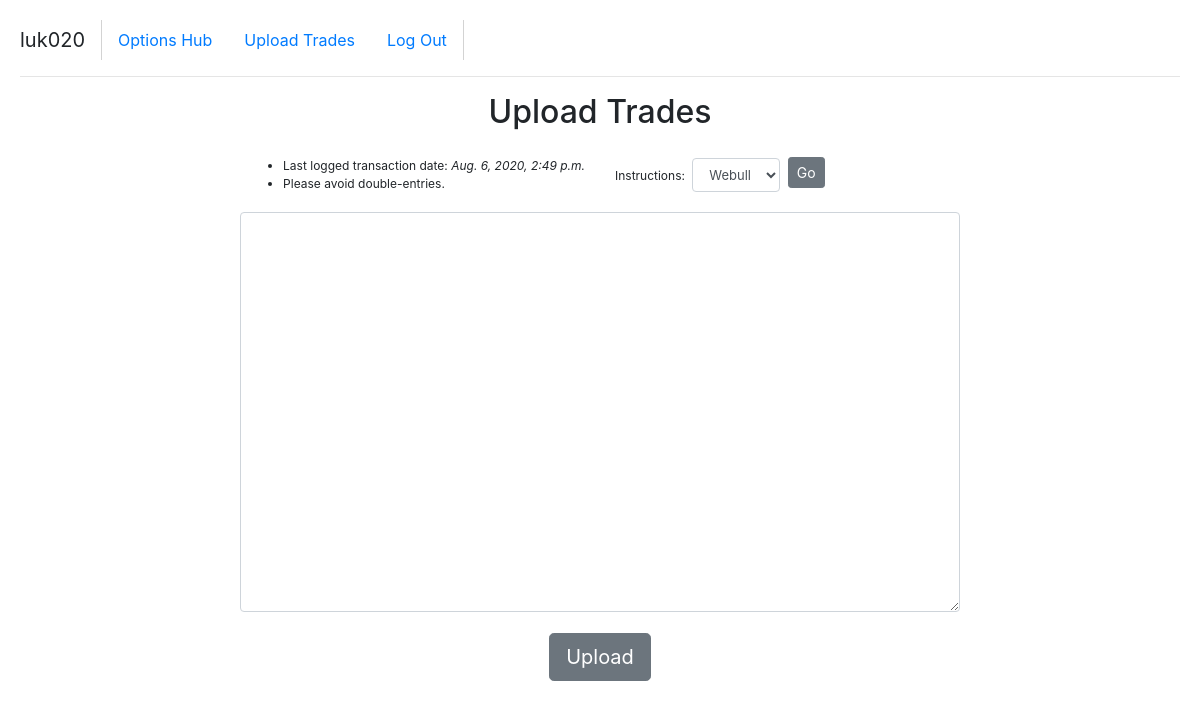
The app's page /log/upload (signed in), older data.
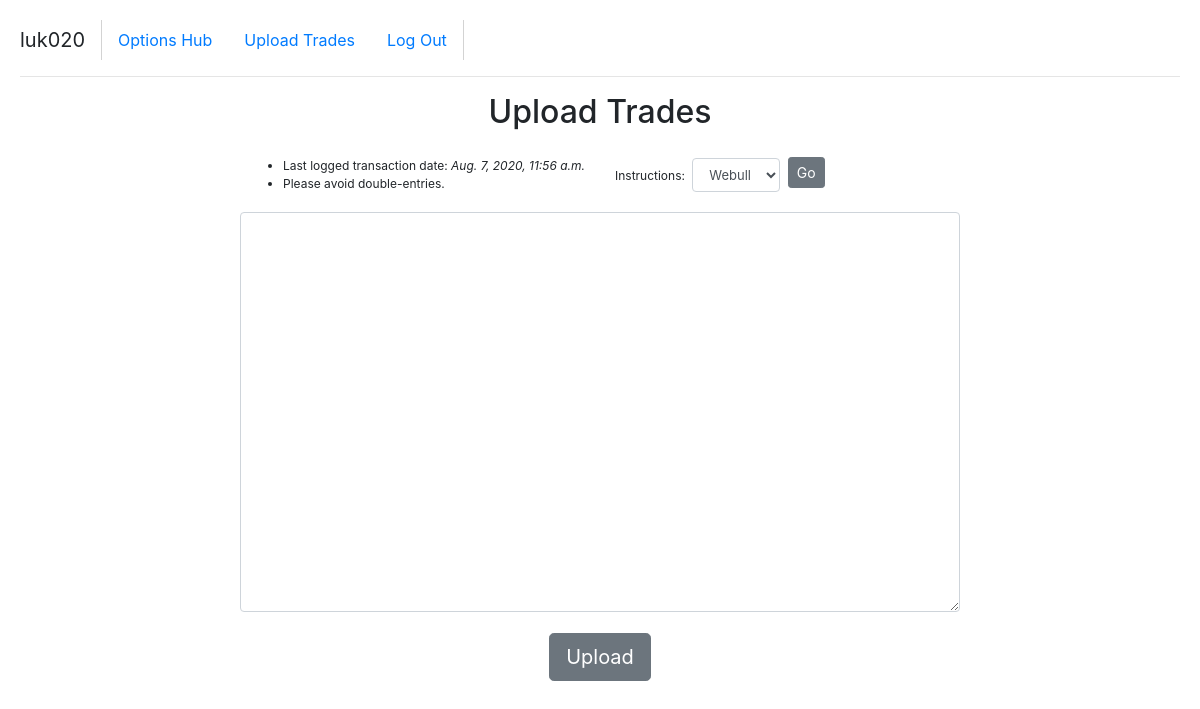
The same page, newer data.
### log/models.py (models this page shows, shortened)
class User(AbstractUser):
    pass

class Transaction(models.Model):
    user = models.ForeignKey("User", on_delete=models.CASCADE, related_name="trades_u")
    contract = models.ForeignKey("Contract", on_delete=models.CASCADE, related_name="trades_c")
    side = models.CharField(max_length=4)
    qty = models.SmallIntegerField()
    avg = models.DecimalField(max_digits=8, decimal_places=3)
    total = models.DecimalField(max_digits=8, decimal_places=2)
    timestamp = models.DateTimeField()

### log/views.py (the view)
# urls.py: path("upload", views.upload, name="upload"),
@login_required(login_url='/log/login')
def upload(request):
    print("checkpoint 0")
    user = request.user
    last = Transaction.objects.filter(user=user).order_by('-timestamp').first()
    if not last:
        last = "No transactions uploaded."
    if request.method == "POST":
        counter = webull_uploader(request.POST['trades'], user)
        print("checkpoint 7")
        return render(request, "log/upload.html", {
            "message": f"Number of trades uploaded: {counter}."
        })
    return render(request, 'log/upload.html', {
        "last": last
    })

### log/templates/log/upload.html (shortened to what this page needs)
{% extends "log/layout.html" %}
{% block body %}
    <h2>Upload Trades</h2>
    <br>
    <div class="row">
        <div class="col" style="text-align: right;">
            <ul style="display: inline-block; text-align: left;">
                <li>Last logged transaction date: <i>{{ last.timestamp }}</i></li>
                <li>Please avoid double-entries.</li>
            </ul>
        </div>
        <div class="col" style="text-align: left;">
            <form class="form" id="query-form" action="{% url 'instructions' %}" method="post">
                <div class="form-group">
                    <label>Instructions: </label>
                    <select class="form-control ml-1" name="broker">
                        <option value="webull">Webull</option>
                    </select>
                    <input class="btn btn-secondary btn-sm ml-1 mb-2" type="submit" value="Go">
                </div>
            </form>
        </div>
    </div>
    <form action="{% url 'upload' %}" method="post">
        <div class="form-group">
            <textarea class="form-control" name="trades" id="trades" required>{{ prefill }}</textarea>
        </div>
        <input class="btn btn-secondary btn-lg" type="submit" value="Upload">
    </form>
{% endblock %}

### log/templates/log/layout.html (shortened to what this page needs)
{% load static %}
<!DOCTYPE html>
<html lang="en">
    <head>
        <link rel="stylesheet" href="https://stackpath.bootstrapcdn.com/bootstrap/4.4.1/css/bootstrap.min.css">
        <link href="{% static 'log/styles.css' %}" rel="stylesheet">
    </head>
    <body>
        <ul class="nav">
            {% if user.is_authenticated %}
                <li class="nav-item">
                    <span class="navbar-brand">{{ user.username }}</span>
                </li>
                <li class="nav-item">
                    <a class="nav-link" href="{% url 'index' %}">Options Hub</a>
                </li>
                <li class="nav-item">
                    <a class="nav-link" href="{% url 'upload' %}">Upload Trades</a>
                </li>
                <li class="nav-item">
                    <a class="nav-link" href="{% url 'logout' %}">Log Out</a>
                </li>
            {% endif %}
        </ul>
        <hr>
        <main style="text-align: center; font-size: 12px; max-width: 98vw;">
            {% block body %}
            {% endblock %}
        </main>
    </body>
</html>

### log/static/log/styles.css (style rules this page uses)
body { padding: 20px; }
main { text-align: center; }
main .form-control { display: inline-block; width: auto; font-size: 13px; }
#trades { min-height: 200px; min-width: 400px; height: 50vh; width: 60vw; }

Row changes from the older to the newer data that the page shows:
removed Transaction: timestamp "Aug. 6, 2020, 2:49 p.m."
added Transaction: timestamp "Aug. 7, 2020, 11:56 a.m."
